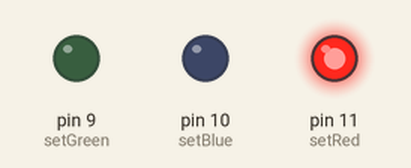
Simulated run of this sketch. Board: Arduino Uno, built with avr-gcc and run on an emulated ATmega328P. Shown: output pins drawn as LEDs (lit = HIGH).

Above: at 0.2 s.
At 1.2 s:
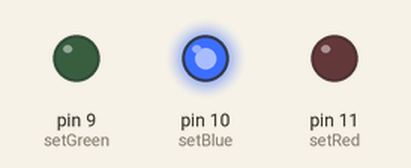
At 2.2 s:
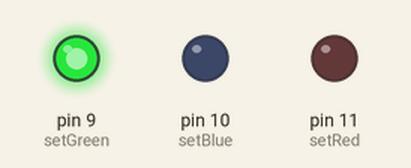
At 5.7 s:
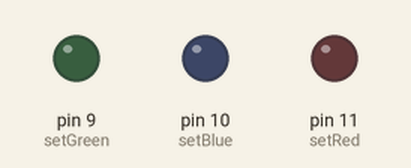
Timing chart, 0 to 6.9 s (numbered marks = the images above):
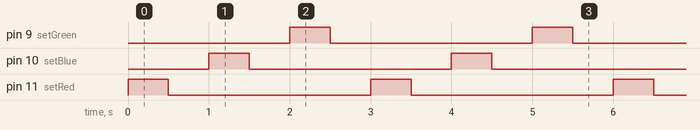

The sketch:

main.ino
```cpp
int setRed = 11;
int setBlue = 10;
int setGreen = 9;

void setup() {
    pinMode(setRed, OUTPUT);
    pinMode(setBlue, OUTPUT);
    pinMode(setGreen, OUTPUT);

    Serial.begin(9600);
}

void loop() {
    analogWrite(setRed, 255);
    analogWrite(setBlue, 0);
    analogWrite(setGreen, 0);

    delay(500);

    analogWrite(setRed, 0);
    analogWrite(setBlue, 0);
    analogWrite(setGreen, 0);

    delay(500);

    analogWrite(setRed, 0);
    analogWrite(setBlue, 255);
    analogWrite(setGreen, 0);

    delay(500);

    analogWrite(setRed, 0);
    analogWrite(setBlue, 0);
    analogWrite(setGreen, 0);

    delay(500);

    analogWrite(setRed, 0);
    analogWrite(setBlue, 0);
    analogWrite(setGreen, 255);

    delay(500);

    analogWrite(setRed, 0);
    analogWrite(setBlue, 0);
    analogWrite(setGreen, 0);

    delay(500);
}
```

Measured:
- by itself, pin 9 (setGreen), pin 10 (setBlue), pin 11 (setRed): alternates HIGH for 0.50 s and LOW for 2.5 s
- by itself, everything shown: repeats every 3.0 s, in 6 steps
